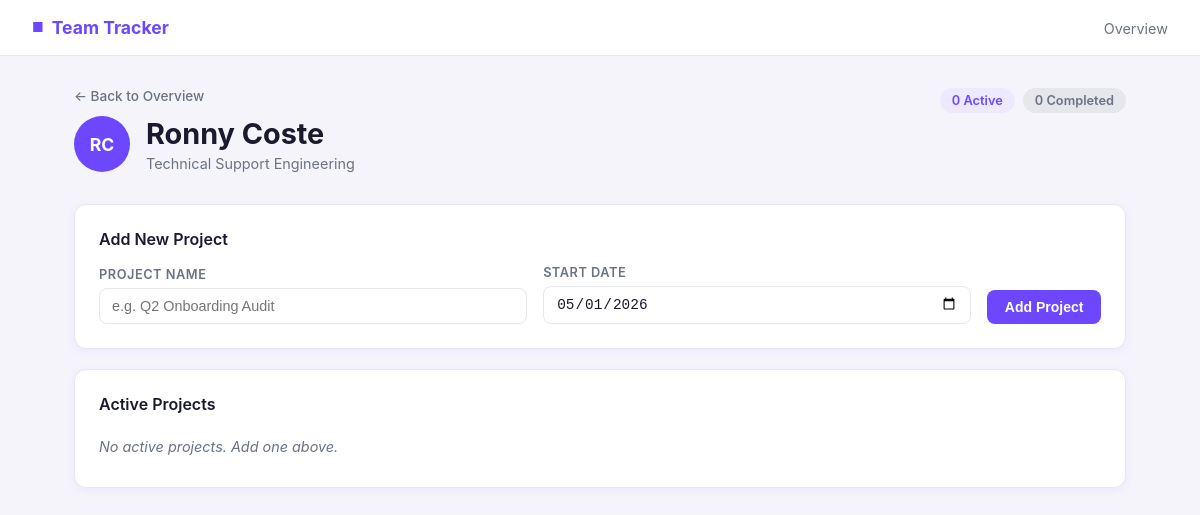
Before: /teammate/4 with the older database file.
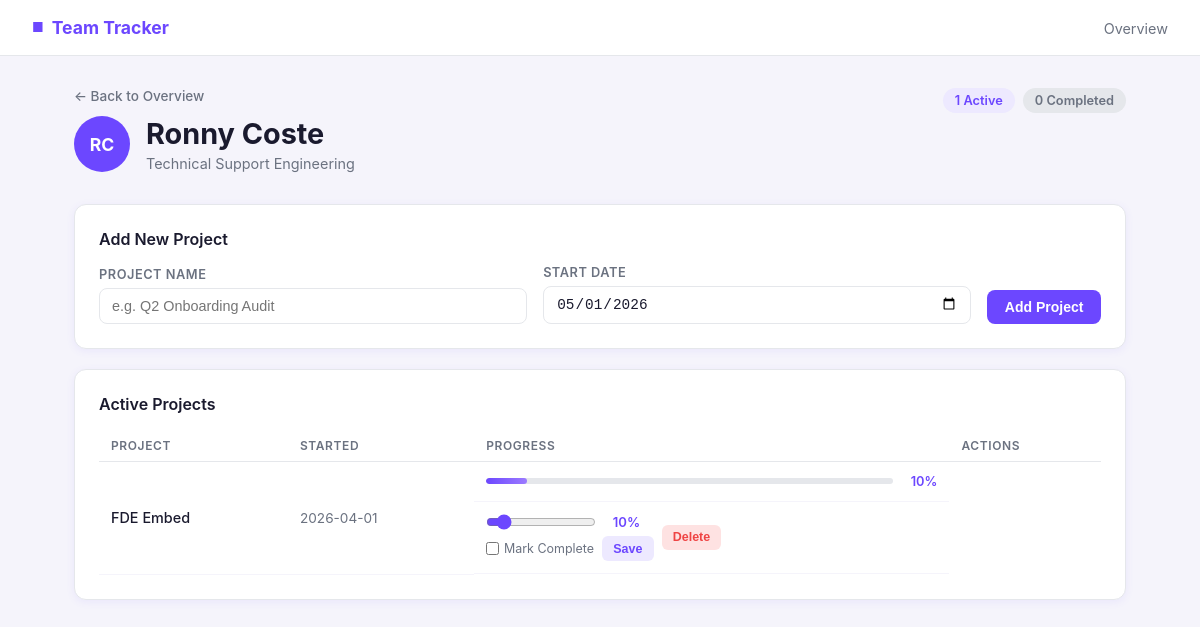
After: the same page with the newer database file.
### tables this page shows
CREATE TABLE projects (
                id INTEGER PRIMARY KEY AUTOINCREMENT,
                teammate_id INTEGER NOT NULL,
                name TEXT NOT NULL,
                start_date TEXT NOT NULL,
                pct_complete INTEGER DEFAULT 0,
                completed_date TEXT,
                FOREIGN KEY (teammate_id) REFERENCES teammates(id)
            );

### app.py (the view)
@app.route('/teammate/<int:tid>')
def teammate(tid):
    db = get_db()
    t = db.execute('SELECT * FROM teammates WHERE id = ?', (tid,)).fetchone()
    if not t:
        return redirect(url_for('index'))
    projects = db.execute(
        'SELECT * FROM projects WHERE teammate_id = ? ORDER BY completed_date ASC, start_date DESC',
        (tid,)
    ).fetchall()
    history = {}
    for p in projects:
        history[p['id']] = db.execute(
            'SELECT pct_complete, updated_date FROM progress_history WHERE project_id = ? ORDER BY updated_date DESC',
            (p['id'],)
        ).fetchall()
    return render_template('teammate.html', teammate=t, projects=projects, today=date.today().isoformat(), history=history)

### app.py (called while the page is built)
def get_db():
    conn = sqlite3.connect(DB)
    conn.row_factory = sqlite3.Row
    return conn

### templates/teammate.html (shortened to what this page needs)
{% extends "base.html" %}
{% block content %}
{% set initials = teammate.name.split()|map('first')|join('') %}
{% set active = projects|selectattr('completed_date', 'none')|list %}
{% set done = projects|rejectattr('completed_date', 'none')|list %}
<div class="page-header">
    <div class="header-left">
        <a href="/" class="back-link">&larr; Back to Overview</a>
        <div class="teammate-header">
            <div class="avatar avatar-lg">{{ initials }}</div>
            <div>
                <h1>{{ teammate.name }}</h1>
                <p class="subtitle">Technical Support Engineering</p>
            </div>
        </div>
    </div>
    <div class="header-stats">
        <div class="stat-pill">{{ active|length }} Active</div>
        <div class="stat-pill muted">{{ done|length }} Completed</div>
    </div>
</div>
<div class="section-card">
    <h2>Add New Project</h2>
    <form action="{{ url_for('add_project', tid=teammate.id) }}" method="POST" class="add-form">
        <div class="form-row">
            <div class="form-group">
                <label for="name">Project Name</label>
                <input type="text" id="name" name="name" placeholder="e.g. Q2 Onboarding Audit" required>
            </div>
            <div class="form-group">
                <label for="start_date">Start Date</label>
                <input type="date" id="start_date" name="start_date" value="{{ today }}" required>
            </div>
            <button type="submit" class="btn btn-primary">Add Project</button>
        </div>
    </form>
</div>
<div class="section-card">
    <h2>Active Projects</h2>
    {% if active %}
    <table class="projects-table">
        <thead>
            <tr>
                <th>Project</th>
                <th>Started</th>
                <th>Progress</th>
                <th>Actions</th>
            </tr>
        </thead>
        <tbody>
            {% for p in active %}
            <tr>
                <td class="project-name">
                    {{ p.name }}
                </td>
                <td class="date-cell">{{ p.start_date }}</td>
                <td class="progress-cell">
                    <div class="progress-bar">
                        <div class="progress-fill" style="width: {{ p.pct_complete }}%"></div>
                    </div>
                    <span class="pct-label">{{ p.pct_complete }}%</span>
                </td>
                <td class="actions-cell">
                    <form action="{{ url_for('update_project', pid=p.id) }}" method="POST" class="update-form">
                        <div class="slider-row">
                            <input type="range" name="pct_complete" id="range-{{ p.id }}"
                                   value="{{ p.pct_complete }}" min="0" max="100"
                                   oninput="document.getElementById('pct-display-{{ p.id }}').textContent = this.value + '%'">
                            <span id="pct-display-{{ p.id }}" class="pct-display">{{ p.pct_complete }}%</span>
                        </div>
                        <div class="form-actions">
                            <label class="complete-label">
                                <input type="checkbox" name="mark_complete"> Mark Complete
                            </label>
                            <button type="submit" class="btn btn-sm btn-secondary">Save</button>
                        </div>
                    </form>
                    <form action="{{ url_for('delete_project', pid=p.id) }}" method="POST"
                          onsubmit="return confirm('Delete this project?')">
                        <button type="submit" class="btn btn-sm btn-danger">Delete</button>
                    </form>
                </td>
            </tr>
            {% endfor %}
        </tbody>
    </table>
    {% else %}
    <p class="empty-state">No active projects. Add one above.</p>
    {% endif %}
</div>
{% endblock %}

Changed rows visible on the page:
added projects: name "FDE Embed", start_date "2026-04-01", pct_complete "10"
Other visible differences:
{{ active|length }}: "0" → "1"
text no longer shown: "No active projects. Add one above."
text now shown: "PROJECT STARTED PROGRESS ACTIONS"
